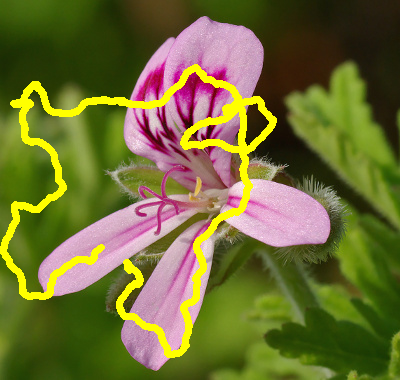
%> input picture 2A/TAV/ALOUANE_TP5/Images/fleur_avec_defaut.png, 400 x 380 px
$ octave exercice_2.m   (GNU Octave 9; MATLAB toolbox functions it lacks are replaced by stand-ins)
%> lines starting %> are read from the running program, lines starting %| are printed output that depends on the picture; in (x1, y1, x2, y2) boxes, pixels count from 0 and x2, y2 are one past the last pixel; in counts of white or black regions, pixels touching at a corner belong together; the program's own positions count from 1
### 2A/TAV/ALOUANE_TP5/inpainting.m
function u_kp1 = inpainting(b,u_k,lambda,Dx,Dy,epsilon,W)
    du_kx = Dx*u_k;
    du_ky = Dy*u_k;
    norm_duk = du_kx.^2+du_ky.^2;
    nb_pixel = length(u_k);
    W_k = spdiags(1./sqrt(norm_duk+epsilon),0,nb_pixel,nb_pixel);
    A_k = W - lambda * (-Dx'*W_k*Dx-Dy'*W_k*Dy);
    u_kp1 = A_k\b;
end

### 2A/TAV/ALOUANE_TP5/exercice_2.m
%--------------------------------------------------------------------------
% ENSEEIHT - 2SN MM - Traitement des donnees audio-visuelles
% TP5 - Restauration d'images
% exercice_1_bis : debruitage avec variation totale (image RVB)
%--------------------------------------------------------------------------

clear
close all
clc

% Mise en place de la figure pour affichage :
taille_ecran = get(0,'ScreenSize');
L = taille_ecran(3);
H = taille_ecran(4);
figure('Name','Debruitage par variation totale',...
	'Position',[0.05*L,0.1*H,0.9*L,0.7*H]);

% Lecture de l'image :
u_0 = double(imread('Images/fleur_avec_defaut.png'));
[nb_lignes,nb_colonnes,nb_canaux] = size(u_0);
%> nb_lignes = 380; nb_colonnes = 400; nb_canaux = 3
u_max = max(u_0(:));
%> u_max = 255

% Affichage de l'image :
subplot(1,3,1)
	imagesc(max(0,min(1,u_0/u_max)),[0 1])
	if nb_canaux==1
		colormap gray
	end
	axis image off
	title('Image bruitee','FontSize',20)

% Affichage de l'image restauree a l'iteration 0 :
subplot(1,3,2)
	imagesc(max(0,min(1,u_0/u_max)),[0 1])
	if nb_canaux==1
		colormap gray
	end
	axis image off
	title('Image restauree','FontSize',20)
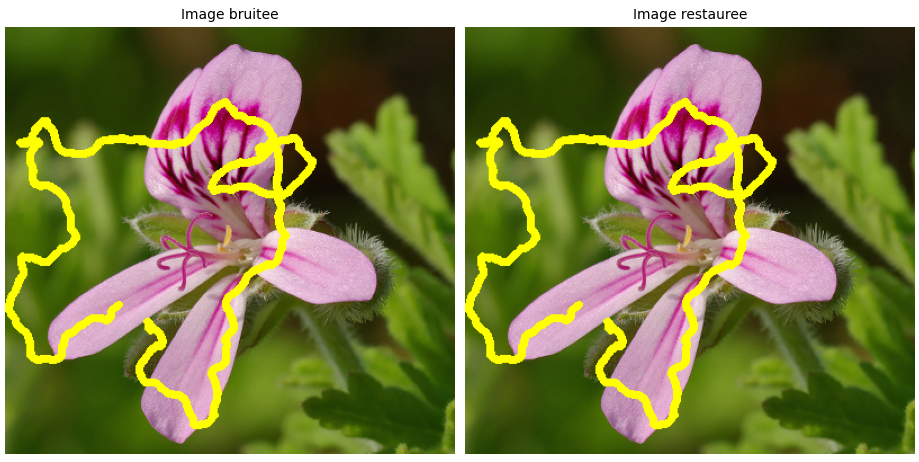
%> figure redrawn from the program's plot data, 2 panels
drawnow nocallbacks

% Vectorisation des canaux de u_0 :
nb_pixels = nb_lignes*nb_colonnes;
%> nb_pixels = 152000
u_0 = reshape(u_0,[nb_pixels nb_canaux]);

% Parametre pour garantir la differentiabilite de la variation totale :
epsilon = 0.01;

% Operateur gradient :
e = ones(nb_pixels,1);
Dx = spdiags([-e e],[0 nb_lignes],nb_pixels,nb_pixels);
Dx(end-nb_lignes+1:end,:) = 0;
Dy = spdiags([-e e],[0 1],nb_pixels,nb_pixels);
Dy(nb_lignes:nb_lignes:end,:) = 0;

% Zone de doute
D = double(imread('Images/defaut_fleur.png'));
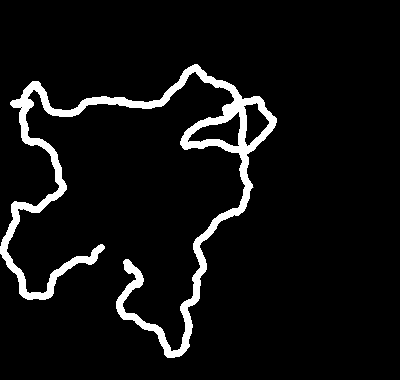
%> input picture 2A/TAV/ALOUANE_TP5/Images/defaut_fleur.png, 400 x 380 px
%> D: size 380x400 double; min 0, max 255, mean 16.3; mean of the top-left, top-right, bottom-left and bottom-right quarters 19.5, 15.9, 25.4, 4.5

% Second membre b du systeme :
f_carac = (D==0);
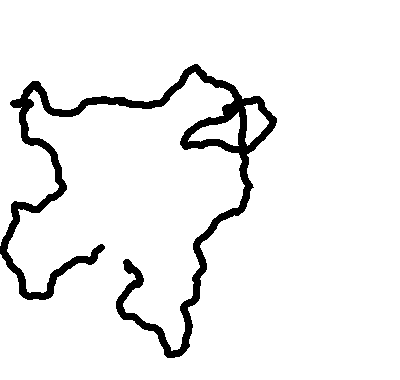
%> f_carac: size 380x400 logical; 93.6% white; 1 black region, box (x1, y1, x2, y2) and area: (0, 64, 277, 358) 9726
%> the run ends on the next line
W = spdiags(f_carac(:),0,nb_pixels,nb_pixels);
b = W*u_0;

% Point fixe :
lambda = 1;			% Poids de la regularisation
u_k = u_0;
convergence = +Inf;
iteration = 0;

while convergence > 1e-3

	% Incrementation du nombre d'iterations :
	iteration = iteration + 1;

	% Iteration (6) :
	u_kp1 = inpainting(b,u_k,lambda,Dx,Dy,epsilon,W);
